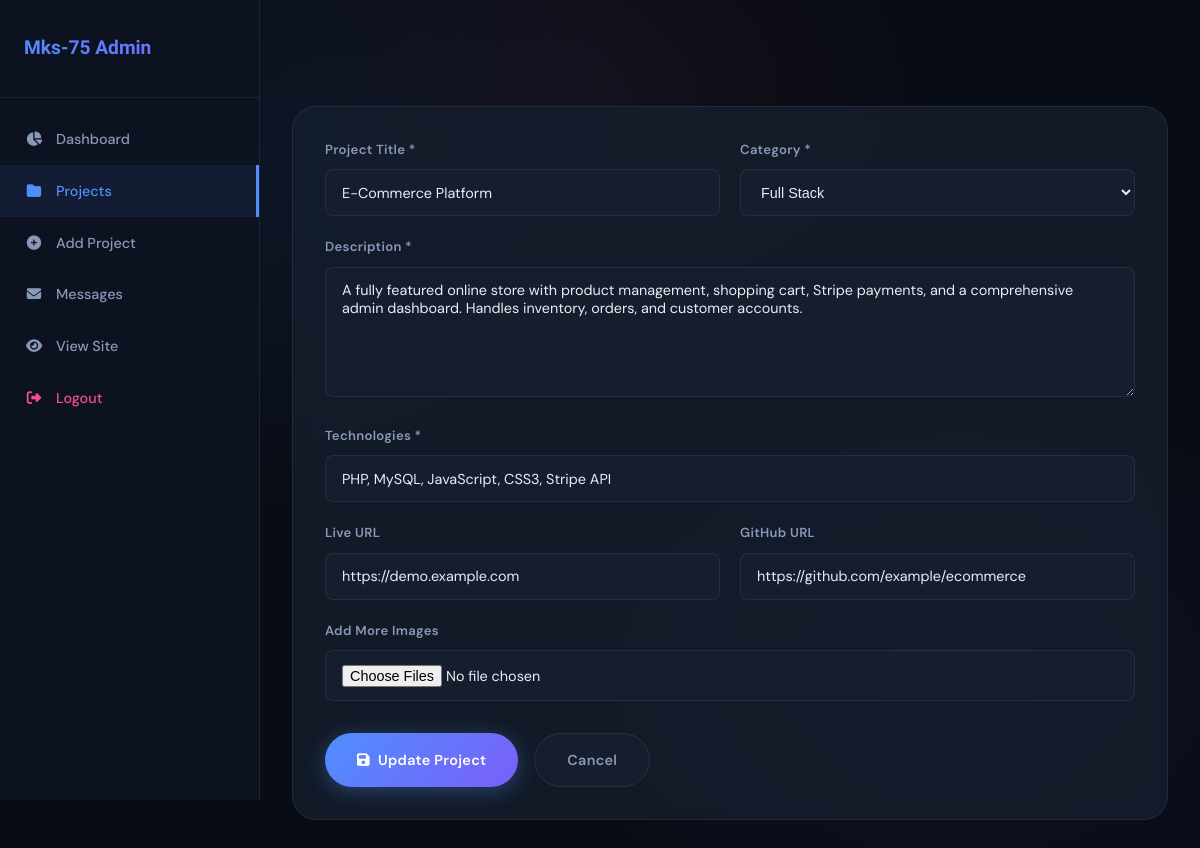
/admin/edit-project.php?id=1 (signed in), run on the app's committed database.
### tables this page shows
CREATE TABLE IF NOT EXISTS `projects` (
  `id`           INT UNSIGNED NOT NULL AUTO_INCREMENT,
  `title`        VARCHAR(150) NOT NULL,
  `description`  TEXT         NOT NULL,
  `technologies` VARCHAR(255) NOT NULL,
  `category`     ENUM('all','php','js','css','fullstack') NOT NULL DEFAULT 'all',
  `live_url`     VARCHAR(255) DEFAULT NULL,
  `github_url`   VARCHAR(255) DEFAULT NULL,
  `created_at`   TIMESTAMP    NOT NULL DEFAULT CURRENT_TIMESTAMP,
  PRIMARY KEY (`id`)
);

### config/security.php (called while the page is built, shortened)
<?php
function e(string $str): string {
    return htmlspecialchars($str, ENT_QUOTES | ENT_HTML5, 'UTF-8');
}

### admin/edit-project.php (the view, shortened to what this page needs)
<?php
require_once __DIR__ . '/../config/security.php';
$db  = Database::getConnection();
$id  = (int)($_GET['id'] ?? 0);
$stmt = $db->prepare("SELECT * FROM projects WHERE id = :id");
$stmt->execute([':id' => $id]);
$project = $stmt->fetch();
?>
<!DOCTYPE html>
<html lang="en">
<head>
<link rel="stylesheet" href="https://cdnjs.cloudflare.com/ajax/libs/font-awesome/6.5.0/css/all.min.css">
<link rel="stylesheet" href="../assets/css/style.css">
</head>
<body>
<div class="admin-layout">
  <?php include 'partials/sidebar.php'; ?>
  <main class="admin-main">
    <div class="admin-header">
      <h1>Edit Project</h1>
      <a href="projects.php" class="btn btn-outline btn-sm"><i class="fas fa-arrow-left"></i> Back</a>
    </div>
    <div style="background:var(--card-bg);border:1px solid var(--border);border-radius:var(--radius-lg);padding:2rem;backdrop-filter:blur(8px)">
      <form method="POST" action="" enctype="multipart/form-data">
        <div class="form-grid">
          <div class="form-group">
            <label class="form-label">Project Title *</label>
            <input class="form-control" type="text" name="title" value="<?= e($project['title']) ?>" required>
          </div>
          <div class="form-group">
            <label class="form-label">Category *</label>
            <select class="form-control" name="category" required>
              <?php foreach (['php'=>'PHP','js'=>'JavaScript','css'=>'CSS','fullstack'=>'Full Stack','all'=>'Other'] as $val=>$lbl): ?>
              <option value="<?= $val ?>" <?= $project['category'] === $val ? 'selected' : '' ?>><?= $lbl ?></option>
              <?php endforeach; ?>
            </select>
          </div>
        </div>
        <div class="form-group">
          <label class="form-label">Description *</label>
          <textarea class="form-control" name="description" rows="5" required><?= e($project['description']) ?></textarea>
        </div>
        <div class="form-group">
          <label class="form-label">Technologies *</label>
          <input class="form-control" type="text" name="technologies" value="<?= e($project['technologies']) ?>" required>
        </div>
        <div class="form-grid">
          <div class="form-group">
            <label class="form-label">Live URL</label>
            <input class="form-control" type="url" name="live_url" value="<?= e($project['live_url'] ?? '') ?>">
          </div>
          <div class="form-group">
            <label class="form-label">GitHub URL</label>
            <input class="form-control" type="url" name="github_url" value="<?= e($project['github_url'] ?? '') ?>">
          </div>
        </div>
        <div class="form-group">
          <label class="form-label">Add More Images</label>
          <input class="form-control" type="file" id="project-images" name="images[]" multiple accept="image/jpeg,image/png,image/webp">
        </div>
        <div style="display:flex;gap:1rem">
          <button type="submit" class="btn btn-primary"><i class="fas fa-save"></i> Update Project</button>
          <a href="projects.php" class="btn btn-outline">Cancel</a>
        </div>
      </form>
    </div>
  </main>
</div>
</body>
</html>

### assets/css/style.css (style rules this page uses)
:root { --bg: #080c14; --bg2: #0d1220; --bg3: #121929; --surface: #161e2e; --surface2: #1c2538; --border: rgba(255,255,255,0.07); --text: #e8edf5; --text2: #8a98b8; --text3: #5a6680; --accent: #4f8fff; --accent2: #7b5ef8; --accent3: #f04f8f; --glow: rgba(79,143,255,0.25); --glow2: rgba(123,94,248,0.2); --card-bg: rgba(22,30,46,0.8); --glass: rgba(13,18,32,0.72); --glass-b: rgba(255,255,255,0.08); --radius: 16px; --radius-sm: 8px; --radius-lg: 24px; --transition: 0.35s cubic-bezier(0.4,0,0.2,1); --font-head: 'Syne', sans-serif; --font-body: 'DM Sans', sans-serif; --font-alt: 'Clash Display', sans-serif; --shadow: 0 8px 32px rgba(0,0,0,0.4); --shadow-glow:0 0 40px rgba(79,143,255,0.15); }
*, *::before, *::after { box-sizing: border-box; margin: 0; padding: 0; }
html { scroll-behavior: smooth; font-size: 16px; }
body { font-family: var(--font-body); background: var(--bg); color: var(--text); line-height: 1.7; overflow-x: hidden; transition: background 0.4s, color 0.4s; cursor: none; }
a { text-decoration: none; color: inherit; }
button { cursor: none; font-family: var(--font-body); }
input, textarea { font-family: var(--font-body); }
.btn { display: inline-flex; align-items: center; gap: 0.5rem; padding: 0.85rem 2rem; border-radius: 50px; font-size: 0.9rem; font-weight: 600; transition: var(--transition); letter-spacing: 0.3px; border: none; white-space: nowrap; cursor: pointer; }
.btn-primary { background: linear-gradient(135deg, var(--accent), var(--accent2)); color: #fff; box-shadow: 0 4px 20px rgba(79,143,255,0.35); }
.btn-outline { border: 1.5px solid var(--border); background: var(--surface); color: var(--text2); }
.btn-sm { padding: 0.55rem 1.2rem; font-size: 0.82rem; }
.form-group { margin-bottom: 1.25rem; }
.form-label { font-size: 0.82rem; font-weight: 600; color: var(--text2); margin-bottom: 0.5rem; display: block; letter-spacing: 0.3px; }
.form-control { width: 100%; padding: 0.85rem 1rem; border-radius: var(--radius-sm); border: 1.5px solid var(--border); background: var(--surface); color: var(--text); font-size: 0.9rem; transition: var(--transition); outline: none; }
.form-control::placeholder { color: var(--text3); }
textarea.form-control { resize: vertical; min-height: 130px; }
.admin-layout { display: grid; grid-template-columns: 260px 1fr; min-height: 100vh; background: var(--bg); }
.admin-main { padding: 2rem; overflow-y: auto; }
.admin-header { display: flex; align-items: center; justify-content: space-between; margin-bottom: 2rem; }
.admin-header h1 { font-family: var(--font-head); font-size: 1.5rem; font-weight: 800; }
.form-grid { display: grid; grid-template-columns: 1fr 1fr; gap: 1.25rem; }

### data on the page
projects: title "E-Commerce Platform", category "Full Stack", description "A fully featured online store with product management, shopping cart, Stripe payments, and a comprehensive admin dashboard. Handles inventory, orders, and customer accounts.", technologies "PHP, MySQL, JavaScript, CSS3, Stripe API", live_url "https://demo.example.com", github_url "https://github.com/example/ecommerce"
